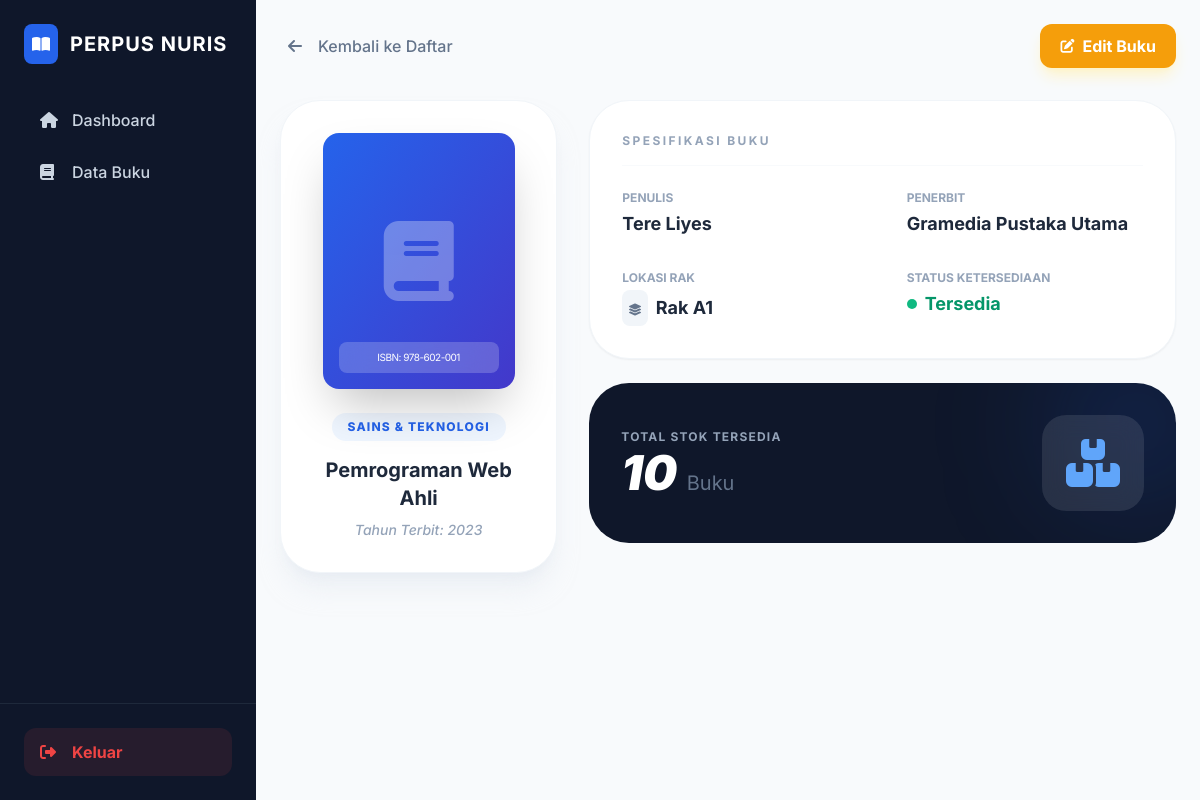
/pages/buku/detail.php?id=1, run on the app's committed database.
### tables this page shows
CREATE TABLE `buku` (
  `id` int NOT NULL,
  `judul_buku` varchar(255) NOT NULL,
  `isbn` varchar(20) DEFAULT NULL,
  `stok` int DEFAULT '0',
  `tahun_terbit` year DEFAULT NULL,
  `id_kategori` int DEFAULT NULL,
  `id_penulis` int DEFAULT NULL,
  `id_penerbit` int DEFAULT NULL,
  `id_rak` int DEFAULT NULL
);

CREATE TABLE `kategori` (
  `id` int NOT NULL,
  `nama_kategori` varchar(50) NOT NULL
);

CREATE TABLE `penulis` (
  `id` int NOT NULL,
  `nama_penulis` varchar(100) NOT NULL,
  `biografi` text
);

CREATE TABLE `penerbit` (
  `id` int NOT NULL,
  `nama_penerbit` varchar(100) NOT NULL,
  `alamat_penerbit` text
);

CREATE TABLE `rak` (
  `id` int NOT NULL,
  `nama_rak` varchar(50) NOT NULL,
  `lokasi` varchar(100) DEFAULT NULL
);

### pages/buku/detail.php (the view, shortened to what this page needs)
<?php
require_once "../../konek.php";
require_once "../../layout/header.php";
require_once "../../layout/sidebar.php";
$id = $_GET['id'];
$query = mysqli_query($conn, "SELECT buku.*,
                                     kategori.nama_kategori,
                                     penulis.nama_penulis,
                                     penerbit.nama_penerbit,
                                     rak.nama_rak
                              FROM buku
                              LEFT JOIN kategori ON buku.id_kategori = kategori.id
                              LEFT JOIN penulis ON buku.id_penulis = penulis.id
                              LEFT JOIN penerbit ON buku.id_penerbit = penerbit.id
                              LEFT JOIN rak ON buku.id_rak = rak.id
                              WHERE buku.id='$id'");
$data = mysqli_fetch_assoc($query);
?>
<div class="p-6 max-w-5xl mx-auto">
    <div class="flex items-center justify-between mb-8">
        <a href="index.php" class="group flex items-center gap-2 text-slate-500 hover:text-blue-600 transition-colors">
            <div class="p-2 rounded-full group-hover:bg-blue-50 transition-colors">
                <i class="fas fa-arrow-left"></i>
            </div>
            <span class="font-medium">Kembali ke Daftar</span>
        </a>
        <?php if ($_SESSION['role'] !== 'anggota') : ?>
        <div class="flex gap-3">
            <a href="edit.php?id=<?= $id; ?>" class="bg-amber-500 hover:bg-amber-600 text-white px-5 py-2.5 rounded-xl font-bold transition-all shadow-lg shadow-amber-100 flex items-center gap-2">
                <i class="fas fa-edit text-sm"></i> Edit Buku
            </a>
        </div>
        <?php endif; ?>
    </div>
    <div class="grid grid-cols-1 lg:grid-cols-3 gap-8">
        <div class="lg:col-span-1">
            <div class="bg-white p-8 rounded-[2.5rem] shadow-xl shadow-slate-200/50 border border-slate-100 flex flex-col items-center">
                <div class="w-48 h-64 bg-gradient-to-br from-blue-600 to-indigo-700 rounded-2xl shadow-2xl flex items-center justify-center text-white mb-6 relative overflow-hidden group">
                    <i class="fas fa-book fa-5x opacity-30 group-hover:scale-110 transition-transform duration-500"></i>
                    <div class="absolute bottom-4 left-4 right-4 bg-white/20 backdrop-blur-md p-2 rounded-lg text-[10px] uppercase tracking-tighter text-center">
                        ISBN: <?= $data['isbn']; ?>
                    </div>
                </div>
                <span class="px-4 py-1.5 rounded-full bg-blue-50 text-blue-600 text-xs font-extrabold uppercase tracking-widest">
                    <?= $data['nama_kategori'] ?? 'Umum'; ?>
                </span>
                <h3 class="mt-4 text-center font-bold text-slate-800 text-xl leading-snug"><?= $data['judul_buku']; ?></h3>
                <p class="text-slate-400 text-sm mt-2 font-medium italic">Tahun Terbit: <?= $data['tahun_terbit']; ?></p>
            </div>
        </div>
        <div class="lg:col-span-2 space-y-6">
            <div class="bg-white rounded-[2.5rem] shadow-sm border border-slate-100 p-8">
                <h4 class="text-slate-400 font-bold text-xs uppercase tracking-[0.2em] mb-6 border-b border-slate-50 pb-4">Spesifikasi Buku</h4>
                <div class="grid grid-cols-1 md:grid-cols-2 gap-y-8 gap-x-12">
                    <div class="space-y-1">
                        <p class="text-slate-400 text-xs font-bold uppercase">Penulis</p>
                        <p class="text-slate-800 font-bold text-lg"><?= $data['nama_penulis'] ?? '-'; ?></p>
                    </div>
                    <div class="space-y-1">
                        <p class="text-slate-400 text-xs font-bold uppercase">Penerbit</p>
                        <p class="text-slate-800 font-bold text-lg"><?= $data['nama_penerbit'] ?? '-'; ?></p>
                    </div>
                    <div class="space-y-1">
                        <p class="text-slate-400 text-xs font-bold uppercase">Lokasi Rak</p>
                        <div class="flex items-center gap-2">
                             <span class="p-1.5 bg-slate-100 rounded-lg text-slate-500"><i class="fas fa-layer-group text-xs"></i></span>
                             <p class="text-slate-800 font-bold text-lg"><?= $data['nama_rak'] ?? '-'; ?></p>
                        </div>
                    </div>
                    <div class="space-y-1">
                        <p class="text-slate-400 text-xs font-bold uppercase">Status Ketersediaan</p>
                        <?php if ($data['stok'] > 0) : ?>
                            <div class="flex items-center gap-2 text-emerald-600 font-bold text-lg">
                                <span class="w-2.5 h-2.5 bg-emerald-500 rounded-full animate-pulse"></span>
                                Tersedia
                            </div>
                        <?php endif; ?>
                    </div>
                </div>
            </div>
            <div class="bg-slate-900 rounded-[2.5rem] p-8 text-white flex items-center justify-between overflow-hidden relative group">
                <div class="relative z-10">
                    <p class="text-slate-400 font-bold text-xs uppercase tracking-widest mb-1">Total Stok Tersedia</p>
                    <h2 class="text-5xl font-black italic"><?= $data['stok']; ?> <span class="text-xl font-normal not-italic text-slate-500">Buku</span></h2>
                </div>
                <div class="p-6 bg-white/10 rounded-3xl backdrop-blur-md relative z-10">
                    <i class="fas fa-boxes fa-3x text-blue-400 group-hover:rotate-12 transition-transform"></i>
                </div>
                <div class="absolute -right-10 -top-10 w-40 h-40 bg-blue-600/20 rounded-full blur-3xl"></div>
            </div>
        </div>
    </div>
</div>
<?php require_once "../../layout/footer.php"; ?>

### layout/header.php (style rules this page uses)
body { font-family: 'Inter', sans-serif; }

### data on the page
buku: isbn "978-602-001", id_kategori.nama_kategori "SAINS & TEKNOLOGI", judul_buku "Pemrograman Web Ahli", tahun_terbit "2023", id_penulis.nama_penulis "Tere Liyes", id_penerbit.nama_penerbit "Gramedia Pustaka Utama", id_rak.nama_rak "Rak A1", stok "10"
